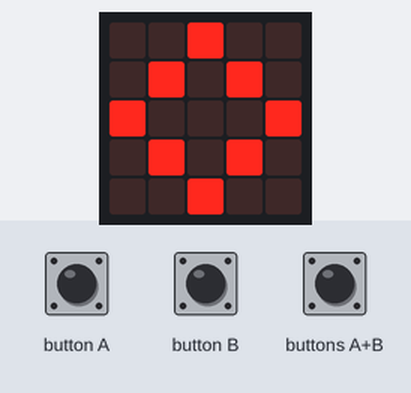
Recording of a program running on a simulated BBC micro:bit (MakeCode). Shown: the board's 5×5 LED display. The inputs (shaded band) are chosen by the test bench. Random numbers come from a fixed seed.

Above: at 1.2 s.
1.3 s: button B pressed for 0.15 s
At 2.1 s:
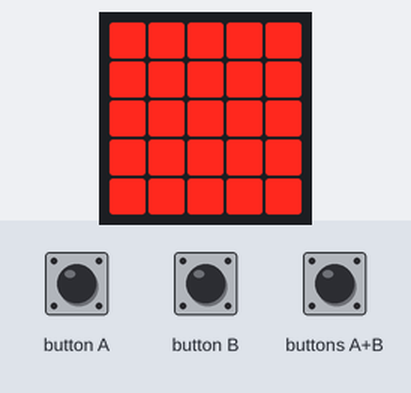
3.3 s: buttons A+B pressed for 0.15 s
At 3.9 s:
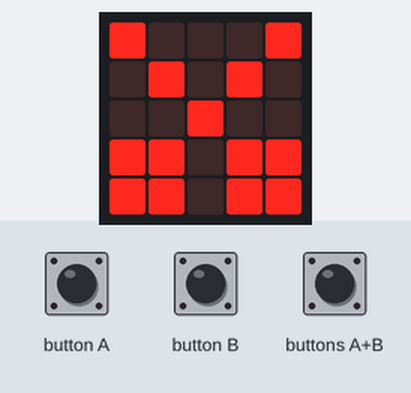
5.0 s: button A pressed for 0.15 s
At 5.6 s:
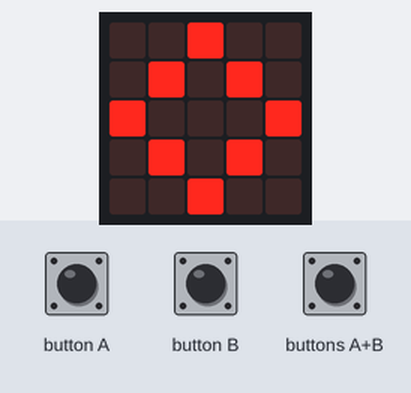
6.7 s: buttons A+B pressed for 1 s
At 8.0 s:
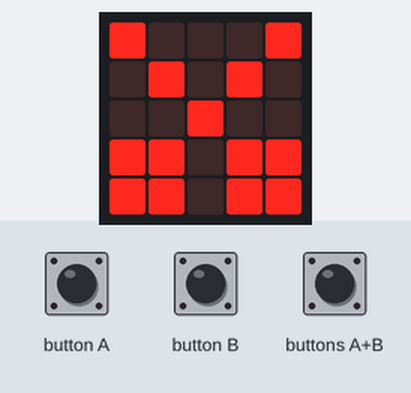
Timing chart, 0 to 9.7 s (numbered marks = the images above; inputs shaded):
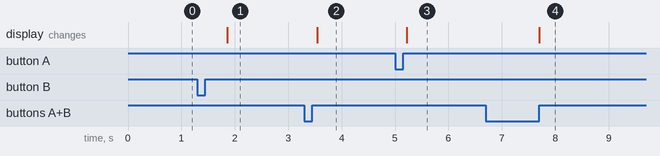

The program:

main.ts
```typescript
let valor = 0
input.onButtonPressed(Button.A, function () {
    valor = 0
})
input.onGesture(Gesture.Shake, function () {
    valor = randint(0, 3)
})
input.onButtonPressed(Button.AB, function () {
    valor = 2
})
input.onButtonPressed(Button.B, function () {
    valor = 1
})
basic.forever(function () {
    if (valor == 0) {
        basic.showIcon(IconNames.Diamond)
    } else if (valor == 1) {
        basic.showLeds(`
            # # # # #
            # # # # #
            # # # # #
            # # # # #
            # # # # #
            `)
    } else {
        basic.showLeds(`
            # . . . #
            . # . # .
            . . # . .
            # # . # #
            # # . # #
            `)
    }
})
```

test.ts
```typescript
// aquí va el archivo "tests"; esto no se compilará cuando este paquete se utilice como una extensión.
```

Measured:
- after the input at 1.3 s, the display: changes after 0.56 s (image 1)
- after the input at 3.3 s, the display: changes after 0.24 s (image 2)
- after the input at 5.0 s, the display: changes after 0.22 s (image 3)
- after the input at 6.7 s, the display: changes after 1.0 s (image 4)
